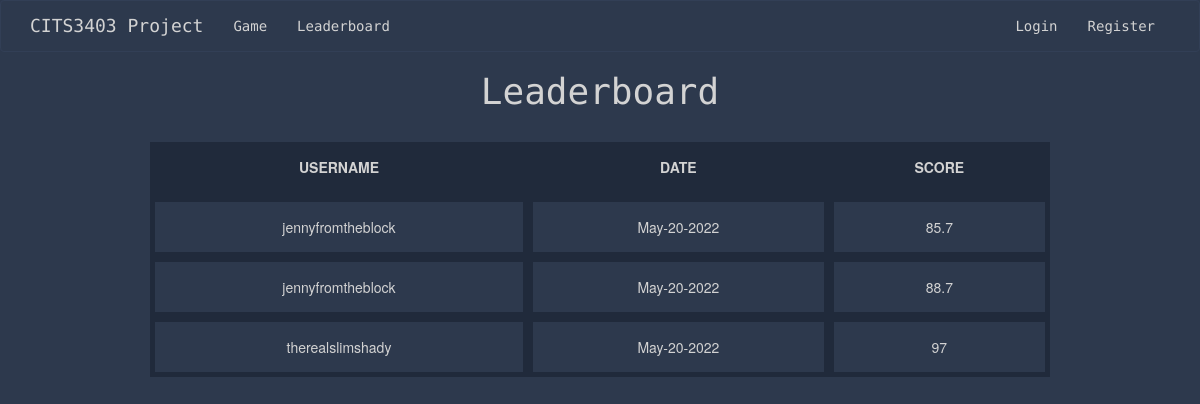
The page /leaderboard on the database as committed earlier.
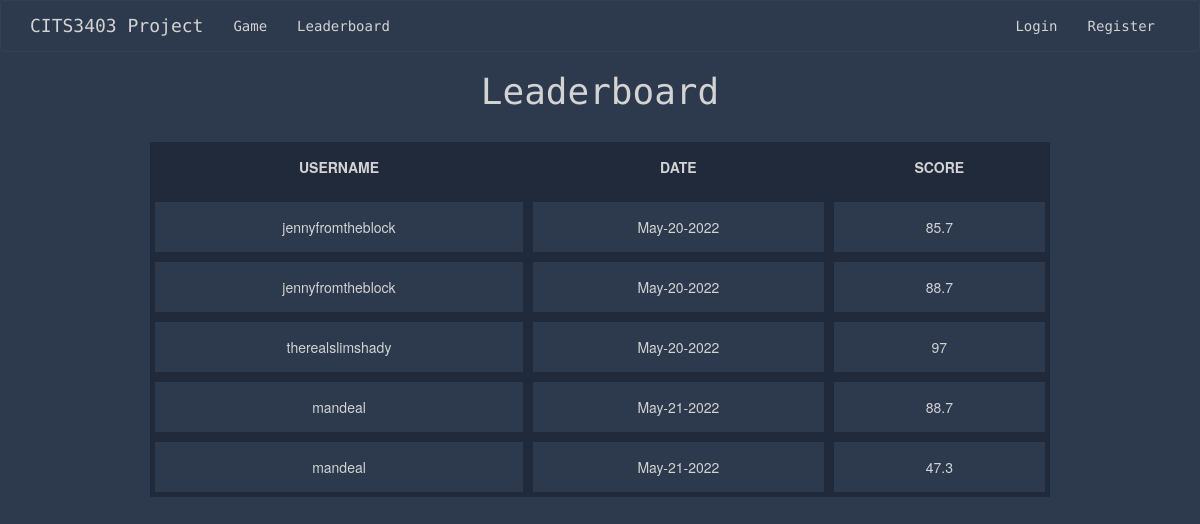
The same page on the database as committed later.
### app/models.py (models this page shows, shortened)
class Score(UserMixin, db.Model):
    id = db.Column(db.Integer, primary_key=True)
    user_score = db.Column(db.Integer)
    user_id = db.Column(db.Integer, db.ForeignKey("user.id"))
    today = date.today()
    format_date = today.strftime("%b-%d-%Y") #strips minutes, formats the date eg May-16-2022
    date = db.Column(db.String, default=format_date)

class User(UserMixin, db.Model):
    id = db.Column(db.Integer, primary_key=True)
    username = db.Column(db.String(64), index=True, unique=True)
    email = db.Column(db.String(120), index=True, unique=True)
    password_hash = db.Column(db.String(128))
    user_stats = db.relationship('Score', backref='user', lazy=True)

### app/routes.py (the view)
@app.route('/leaderboard', methods=['GET', 'POST'])
def leaderboard():
    all_scores = Score.query.all()
    user = User.query.all()
    if current_user.is_authenticated:
        user_id = current_user.id
    return render_template('leaderboard.html', title='Leaderboard', scores=all_scores, user=user)

### app/templates/leaderboard.html
{% extends "base.html" %}
{% block content %}
<h1>Leaderboard</h1>
    <table id="myTable" class="tablesorter">
        <thead>
            <tr>
                <th> USERNAME </th>
                <th> DATE </th>
                <th> SCORE </th>
            </tr>
        </thead>
        <tbody>
            {% for score in scores %}
                <tr>
                    <td> {{ score.user.username }} </td>
                    <td> {{ score.date }} </td>
                    <td> {{ score.user_score }}</td>
                </tr>
            {% endfor %}
        </tbody>
    </table>
{% endblock %}

### app/templates/base.html (shortened to what this page needs)
{% extends 'bootstrap/base.html' %}
{% block styles %}
{{ super() }}
<head>
<link rel="stylesheet" href="{{ url_for('static', filename='css/stylesheet.css') }}">
</head>
{% endblock %}
{% block navbar %}
<nav class="navbar navbar-default">
    <div class="container">
        <div class="navbar-header">
            <a class="navbar-brand" href="{{ url_for('index') }}">CITS3403 Project</a>
        </div>
        <div class="collapse navbar-collapse" id="bs-example-navbar-collapse-1">
            <ul class="nav navbar-nav navbar-left">
                {% if current_user.is_anonymous %}
                <li><a href="{{ url_for('game') }}">Game</a></li>
                <li><a href="{{ url_for('leaderboard') }}">Leaderboard</a></li>
                {% else %}
                <li><a href="{{ url_for('game') }}">Game</a></li>
                <li><a href="{{ url_for('leaderboard') }}">Leaderboard</a></li>
                <li><a href="{{ url_for('user_stats') }}">Profile</a></li>
                {% endif %}
            </ul>
            <ul class="nav navbar-nav navbar-right">
                {% if current_user.is_anonymous %}
                <li><a href="{{ url_for('login') }}">Login</a></li>
                <li><a href="{{ url_for('register') }}">Register</a></li>
                {% else %}
                <li><a href="{{ url_for('logout') }}">Logout</a></li>
                {% endif %}
            </ul>
        </div>
    </div>
</nav>
{% endblock %}

### app/static/css/stylesheet.css (style rules this page uses)
head,body { text-align: center; }
body { background: #2d394d; color: lightgrey; }
.center, h1 { text-align: center; font-family: 'Source Code Pro', monospace; }
ul { display: inline-block; text-align: left; list-style-type: square; }
a { color: lightgrey !important; }
.navbar-default { background: #2d394d; border-color: #323f56; font-family: 'Source Code Pro', monospace; }
table { border-collapse: separate; width: 75%; margin-left: auto; margin-right: auto; margin-top: 30px; }
th, td { border: 5px solid #202a3b; padding: 15px; text-align: center; margin: none; }
th { border-top: none; font-weight: bold; background-color: #202a3b; }

Rows that differ between the two databases and show on the page:
added Score: user.username "mandeal", date "May-21-2022", user_score "88.7"
added Score: user.username "mandeal", date "May-21-2022", user_score "47.3"
